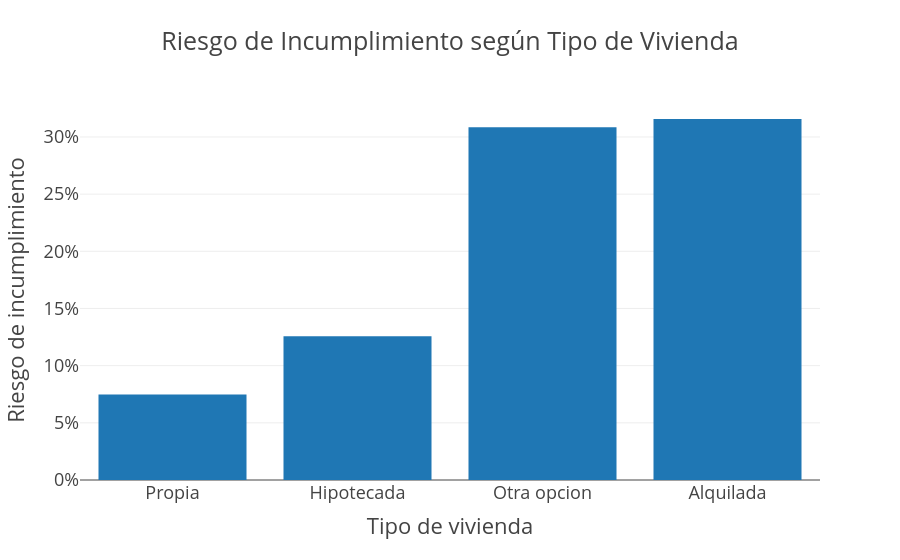

The notebook cell saved with this chart:
### Code cell
dfHome = calLift(newDf,'person_home_ownership')
fig = px.bar(
    dfHome,
    x='person_home_ownership',
    y='default_rate',
    labels={
        "person_home_ownership": "Tipo de vivienda",
        "default_rate": "Riesgo de incumplimiento ",
    },
    title="Riesgo de Incumplimiento según Tipo de Vivienda"
    
)

fig.update_layout(
    xaxis=dict(
        tickmode='array',
        tickvals=['OWN', 'MORTGAGE', 'OTHER','RENT'],
        ticktext=['Propia', 'Hipotecada', 'Otra opcion','Alquilada'] # lo que quieres mostrar
    ),
    yaxis=dict(
        tickformat=".0%"
    )
)


fig.show()

### Figure 1 — Plotly figure (JSON) as saved in the notebook; plotly's stock layout.template omitted (floating-point values rounded to 4 significant figures)
{"data": [{"hovertemplate": "Tipo de vivienda=%{x}<br>Riesgo de incumplimiento =%{y}<extra></extra>", "legendgroup": "", "marker": {"color": "#1F77B4", "pattern": {"shape": ""}}, "name": "", "orientation": "v", "showlegend": false, "textposition": "auto", "type": "bar", "x": ["OWN", "MORTGAGE", "OTHER", "RENT"], "xaxis": "x", "y": [0.07469, 0.1257, 0.3084, 0.3157], "yaxis": "y"}], "layout": {"barmode": "relative", "legend": {"tracegroupgap": 0}, "title": {"text": "Riesgo de Incumplimiento según Tipo de Vivienda"}, "xaxis": {"anchor": "y", "domain": [0, 1], "tickmode": "array", "ticktext": ["Propia", "Hipotecada", "Otra opcion", "Alquilada"], "tickvals": ["OWN", "MORTGAGE", "OTHER", "RENT"], "title": {"text": "Tipo de vivienda"}}, "yaxis": {"anchor": "x", "domain": [0, 1], "tickformat": ".0%", "title": {"text": "Riesgo de incumplimiento "}}}}
